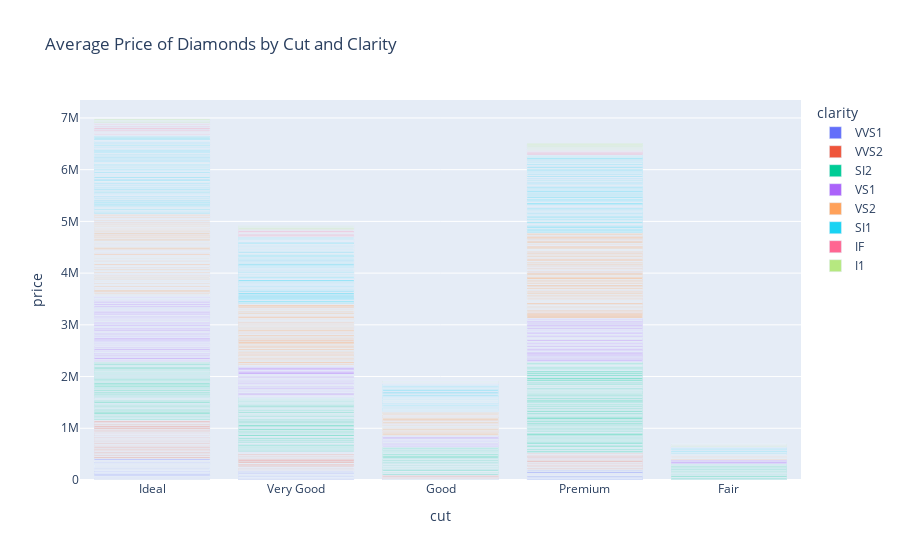

Here is the notebook cell this chart was saved with:
### Code cell
#bar plot of entire data

fig = px.bar(df, x='cut', y='price', color='clarity',
             title='Average Price of Diamonds by Cut and Clarity')
fig.show()

### Figure 1 — Plotly figure (JSON) as saved in the notebook; plotly's stock layout.template omitted (floating-point values rounded to 4 significant figures; data arrays with more than 128 entries replaced by an {"elided": "..."} marker saying what was removed)
{"data": [{"hovertemplate": "clarity=VVS1<br>cut=%{x}<br>price=%{y}<extra></extra>", "legendgroup": "VVS1", "marker": {"color": "#636efa", "pattern": {"shape": ""}}, "name": "VVS1", "orientation": "v", "showlegend": true, "textposition": "auto", "type": "bar", "x": {"elided": "366 str values"}, "xaxis": "x", "y": {"elided": "366 int values"}, "yaxis": "y"}, {"hovertemplate": "clarity=VVS2<br>cut=%{x}<br>price=%{y}<extra></extra>", "legendgroup": "VVS2", "marker": {"color": "#EF553B", "pattern": {"shape": ""}}, "name": "VVS2", "orientation": "v", "showlegend": true, "textposition": "auto", "type": "bar", "x": {"elided": "493 str values"}, "xaxis": "x", "y": {"elided": "493 int values"}, "yaxis": "y"}, {"hovertemplate": "clarity=SI2<br>cut=%{x}<br>price=%{y}<extra></extra>", "legendgroup": "SI2", "marker": {"color": "#00cc96", "pattern": {"shape": ""}}, "name": "SI2", "orientation": "v", "showlegend": true, "textposition": "auto", "type": "bar", "x": {"elided": "945 str values"}, "xaxis": "x", "y": {"elided": "945 int values"}, "yaxis": "y"}, {"hovertemplate": "clarity=VS1<br>cut=%{x}<br>price=%{y}<extra></extra>", "legendgroup": "VS1", "marker": {"color": "#ab63fa", "pattern": {"shape": ""}}, "name": "VS1", "orientation": "v", "showlegend": true, "textposition": "auto", "type": "bar", "x": {"elided": "807 str values"}, "xaxis": "x", "y": {"elided": "807 int values"}, "yaxis": "y"}, {"hovertemplate": "clarity=VS2<br>cut=%{x}<br>price=%{y}<extra></extra>", "legendgroup": "VS2", "marker": {"color": "#FFA15A", "pattern": {"shape": ""}}, "name": "VS2", "orientation": "v", "showlegend": true, "textposition": "auto", "type": "bar", "x": {"elided": "1262 str values"}, "xaxis": "x", "y": {"elided": "1262 int values"}, "yaxis": "y"}, {"hovertemplate": "clarity=SI1<br>cut=%{x}<br>price=%{y}<extra></extra>", "legendgroup": "SI1", "marker": {"color": "#19d3f3", "pattern": {"shape": ""}}, "name": "SI1", "orientation": "v", "showlegend": true, "textposition": "auto", "type": "bar", "x": {"elided": "1274 str values"}, "xaxis": "x", "y": {"elided": "1274 int values"}, "yaxis": "y"}, {"hovertemplate": "clarity=IF<br>cut=%{x}<br>price=%{y}<extra></extra>", "legendgroup": "IF", "marker": {"color": "#FF6692", "pattern": {"shape": ""}}, "name": "IF", "orientation": "v", "showlegend": true, "textposition": "auto", "type": "bar", "x": {"elided": "157 str values"}, "xaxis": "x", "y": {"elided": "157 int values"}, "yaxis": "y"}, {"hovertemplate": "clarity=I1<br>cut=%{x}<br>price=%{y}<extra></extra>", "legendgroup": "I1", "marker": {"color": "#B6E880", "pattern": {"shape": ""}}, "name": "I1", "orientation": "v", "showlegend": true, "textposition": "auto", "type": "bar", "x": ["Premium", "Ideal", "Premium", "Premium", "Very Good", "Ideal", "Premium", "Very Good", "Very Good", "Very Good", "Ideal", "Fair", "Premium", "Fair", "Premium", "Fair", "Fair", "Fair", "Very Good", "Ideal", "Ideal", "Ideal", "Premium", "Ideal", "Premium", "Fair", "Ideal", "Premium", "Good", "Good", "Fair", "Very Good", "Premium", "Premium", "Very Good", "Good", "Premium", "Fair", "Premium", "Premium", "Fair", "Fair", "Premium", "Fair", "Premium", "Premium", "Ideal", "Premium", "Premium", "Fair", "Premium", "Premium", "Fair", "Very Good", "Good", "Very Good", "Ideal", "Fair", "Premium", "Very Good", "Ideal", "Premium", "Fair", "Ideal", "Good", "Premium", "Fair", "Good", "Fair", "Good", "Premium", "Fair", "Very Good", "Premium", "Very Good", "Premium", "Fair", "Ideal", "Premium", "Fair", "Premium", "Ideal", "Very Good", "Premium", "Good", "Good", "Ideal", "Good", "Ideal", "Premium"], "xaxis": "x", "y": [2464, 7197, 1932, 7421, 2080, 13156, 1138, 7834, 6962, 4677, 3377, 5993, 3528, 2723, 3984, 1069, 1758, 2239, 15984, 630, 5412, 490, 3572, 3360, 3541, 7294, 3745, 3017, 2143, 1168, 2376, 3300, 2316, 2195, 3203, 2846, 2257, 2357, 3205, 2925, 1805, 1739, 7226, 2342, 2815, 1138, 5695, 3457, 1020, 3504, 3942, 15223, 3011, 4600, 1939, 7006, 6397, 6503, 3985, 8104, 3439, 5410, 4140, 1019, 1013, 3183, 1865, 2333, 2287, 5765, 2695, 1274, 3018, 9967, 2745, 2818, 1250, 3905, 4980, 613, 3711, 3570, 1736, 15223, 3484, 2344, 3136, 3354, 11221, 3780], "yaxis": "y"}], "layout": {"barmode": "relative", "legend": {"title": {"text": "clarity"}, "tracegroupgap": 0}, "title": {"text": "Average Price of Diamonds by Cut and Clarity"}, "xaxis": {"anchor": "y", "domain": [0, 1], "title": {"text": "cut"}}, "yaxis": {"anchor": "x", "domain": [0, 1], "title": {"text": "price"}}}}
